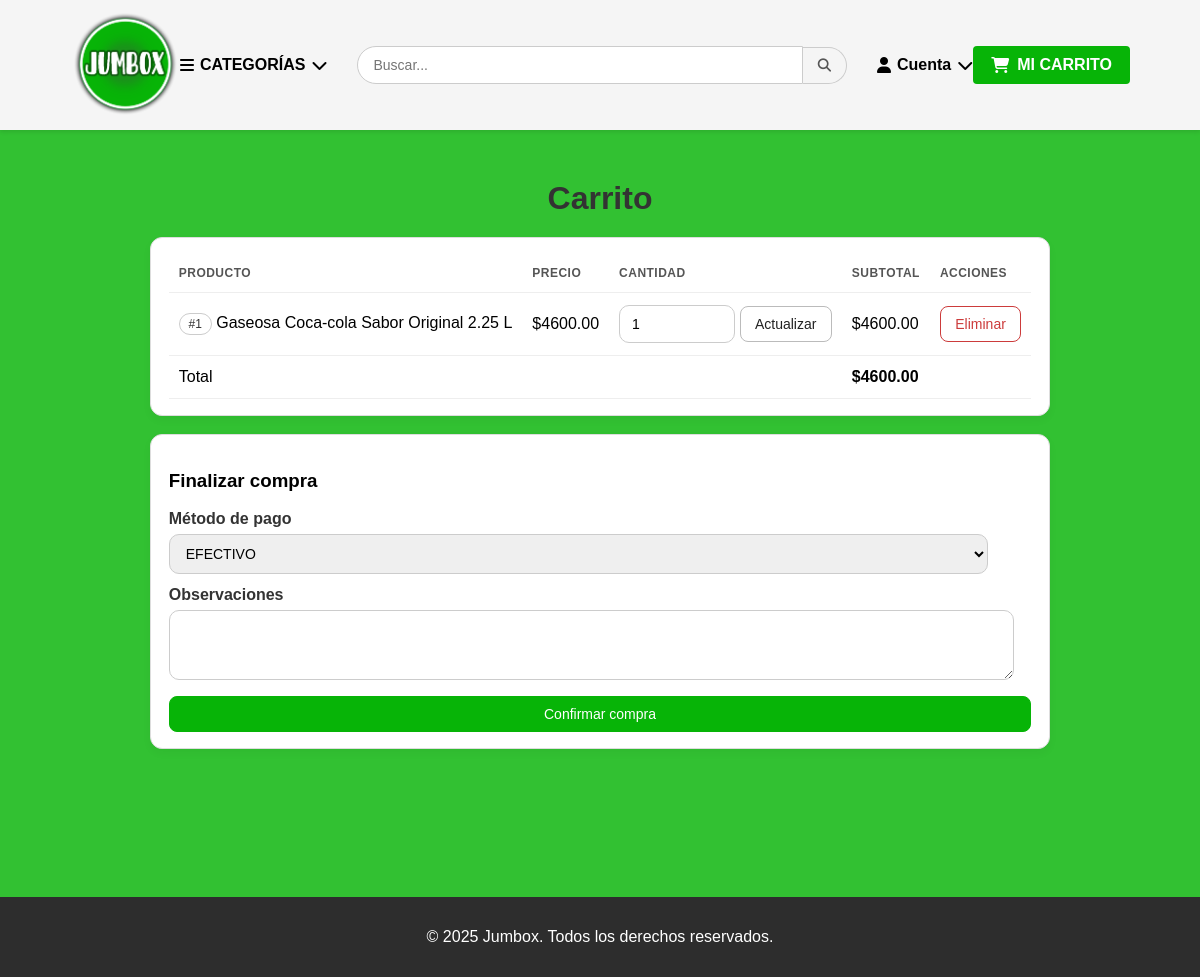
The page /carrito (signed in) on the database as committed earlier.
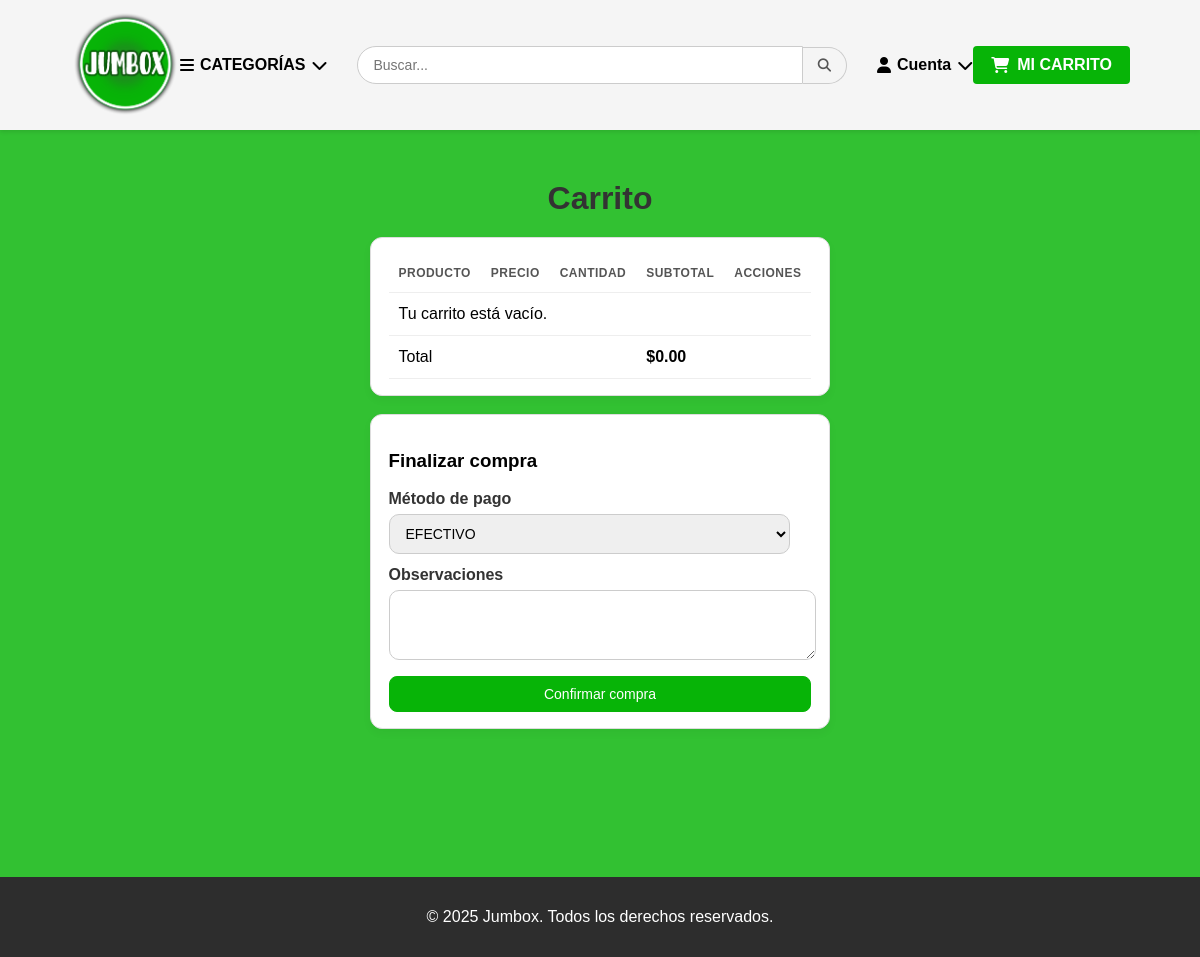
The same page on the database as committed later.
### tables this page shows
CREATE TABLE producto_carrito (
  id_producto_carrito INTEGER PRIMARY KEY AUTOINCREMENT,
  fk_producto INTEGER NOT NULL,
  fk_carrito INTEGER NOT NULL,
  cantidad INTEGER NOT NULL DEFAULT 1,
  FOREIGN KEY (fk_producto) REFERENCES producto(id_producto)
    ON DELETE NO ACTION ON UPDATE NO ACTION,
  FOREIGN KEY (fk_carrito) REFERENCES carrito(id_carrito)
    ON DELETE NO ACTION ON UPDATE NO ACTION
);

CREATE TABLE producto (
  id_producto INTEGER PRIMARY KEY AUTOINCREMENT,
  nombre TEXT NOT NULL,
  precio REAL NOT NULL,
  stock INTEGER NOT NULL,
  fk_categoria INTEGER NOT NULL, imagen BLOB,
  FOREIGN KEY (fk_categoria) REFERENCES categoria(id_categoria)
    ON DELETE NO ACTION ON UPDATE NO ACTION
);

### app.py (the view)
@app.get('/carrito')
def carrito():
    resp = require_login_redirect()
    if resp:
        return resp
    id_cliente = session['id_cliente']
    cliente = {"id_cliente": id_cliente, "nombre": session.get('nombre', 'Usuario')}
    with get_conn() as conn:
        sucursales = listar_sucursales(conn)
        if not sucursales:
            flash("No hay sucursales cargadas.", "error")
            return redirect(url_for('home'))
        if 'cliente_sucursal_id' not in session:
            session['cliente_sucursal_id'] = sucursales[0]['id']
        sucursal_actual = next((s for s in sucursales if s['id'] == session['cliente_sucursal_id']), sucursales[0])
        car = ensure_carrito_abierto(conn, id_cliente)
        items, total = leer_items(conn, car['id_carrito'])
        categorias = listar_categorias(conn)
    return render_template(
        'vista_carrito.html',
        cliente=cliente,
        categorias=categorias,
        sucursales=sucursales,
        sucursal_actual=sucursal_actual,
        items=items,
        total=total,
        metodos_pago=['EFECTIVO', 'TARJETA']
    )

### app.py (called while the page is built)
def get_conn():
    conn = sqlite3.connect(DB_NAME)
    conn.row_factory = sqlite3.Row
    conn.execute("PRAGMA foreign_keys = ON;")
    return conn

def require_login_redirect():
    if 'id_cliente' not in session:
        flash("Necesitás iniciar sesión.", "error")
        return redirect(url_for('login'))
    return None

def ensure_carrito_abierto(conn, id_cliente: int):
    car = conn.execute(
        "SELECT * FROM carrito WHERE fk_cliente=? LIMIT 1",
        (id_cliente,)
    ).fetchone()
    if car:
        return car
    cur = conn.execute("INSERT INTO carrito(fk_cliente) VALUES (?)", (id_cliente,))
    return conn.execute("SELECT * FROM carrito WHERE id_carrito=?", (cur.lastrowid,)).fetchone()

def listar_sucursales(conn):
    return conn.execute("""
        SELECT id_cliente AS id,
               nombre AS nombre,
               direccion AS direccion
        FROM cliente
        WHERE tipo = 'sucursal'
        ORDER BY id_cliente
    """).fetchall()

def listar_categorias(conn):
    try:
        return [r['nombre'] for r in conn.execute("SELECT nombre FROM categoria ORDER BY nombre").fetchall()]
    except sqlite3.Error:
        return []

### templates/vista_carrito.html (shortened to what this page needs)
<!doctype html>
<html lang="es">
<head>
  <link rel="stylesheet" href="{{ url_for('static', filename='style.css') }}">
  <link rel="stylesheet" href="https://cdnjs.cloudflare.com/ajax/libs/font-awesome/6.5.0/css/all.min.css">
</head>
<body>
  <header class="main-header">
    <div class="logo">
        <a href="{{ url_for('home') }}">
            <img src="{{ url_for('static', filename='img/logo.png') }}" alt="Jumbox">
        </a>
    </div>
    <div class="categorias" tabindex="0">
      <div class="cat-btn">
          <i class="fa-solid fa-bars"></i>
          <span>CATEGORÍAS</span>
          <i class="fa-solid fa-chevron-down"></i>
      </div>
  </div>
    <div class="busqueda">
        <input type="text" placeholder="Buscar...">
        <button><i class="fa-solid fa-magnifying-glass"></i></button>
    </div>
    <div class="cuenta" tabindex="0">
        <div class="cuenta-btn">
            <i class="fa-solid fa-user"></i> <span>Cuenta</span> <i class="fa-solid fa-chevron-down"></i>
        </div>
    </div>
    <div class="carrito">
        <a href="#"><i class="fa-solid fa-cart-shopping"></i>MI CARRITO</a>
    </div>
</header>
<main class="contenedor">
  <h2>Carrito</h2>
  <section class="card">
    <div class="tabla-wrapper">
      <table class="tabla">
        <thead>
          <tr>
            <th>Producto</th>
            <th class="right">Precio</th>
            <th class="center">Cantidad</th>
            <th class="right">Subtotal</th>
            <th class="right">Acciones</th>
          </tr>
        </thead>
        <tbody>
        {% if items and items|length %}
          {% for it in items %}
          <tr>
            <td>
              <span class="pill">#{{ it.producto_id }}</span>
              {{ it.nombre }}
            </td>
            <td class="right">${{ '%.2f'|format(it.precio) }}</td>
            <td class="center">
              <form method="post" action="{{ url_for('carrito_actualizar_item') }}">
                <input type="number" name="cantidad" min="1" step="1" value="{{ it.cantidad }}" style="width:90px">
                <button class="btn">Actualizar</button>
              </form>
            </td>
            <td class="right">${{ '%.2f'|format(it.subtotal) }}</td>
            <td class="right">
              <form method="post" action="{{ url_for('carrito_eliminar_item') }}">
                <button class="btn danger">Eliminar</button>
              </form>
            </td>
          </tr>
          {% endfor %}
        {% else %}
          <tr><td colspan="5" class="center">Tu carrito está vacío.</td></tr>
        {% endif %}
        </tbody>
        <tfoot>
          <tr>
            <td colspan="3" class="right">Total</td>
            <td class="right total-cell">${{ '%.2f'|format(total or 0) }}</td>
            <td></td>
          </tr>
        </tfoot>
      </table>
    </div>
  </section>
  <section class="card">
    <h3>Finalizar compra</h3>
    <form method="post" action="{{ url_for('carrito_checkout') }}" class="grid">
      <div>
        <label>Método de pago</label>
        <select name="metodo_pago" required>
          {% for mp in metodos_pago or ['EFECTIVO','TARJETA'] %}
            <option value="{{ mp }}">{{ mp }}</option>
          {% endfor %}
        </select>
      </div>
      <div>
        <label>Observaciones</label>
        <textarea name="observaciones" rows="3"></textarea>
      </div>
      <button class="btn primary" {% if not items or not items|length %}disabled{% endif %}>Confirmar compra</button>
    </form>
  </section>
</main>
<footer>
  <p>© 2025 Jumbox. Todos los derechos reservados.</p>
</footer>
</body>
</html>

Rows that differ between the two databases and show on the page:
removed producto_carrito: producto_id "1", nombre "Gaseosa Coca-cola Sabor Original 2.25 L", cantidad "1", subtotal "4600.00"
no longer on this page (row edited): producto: precio "4600.00"
Other text that changed with them:
{{ '%.2f'|format(total or 0) }}: "4600.00" → "0.00"
text now shown: "Tu carrito está vacío."
